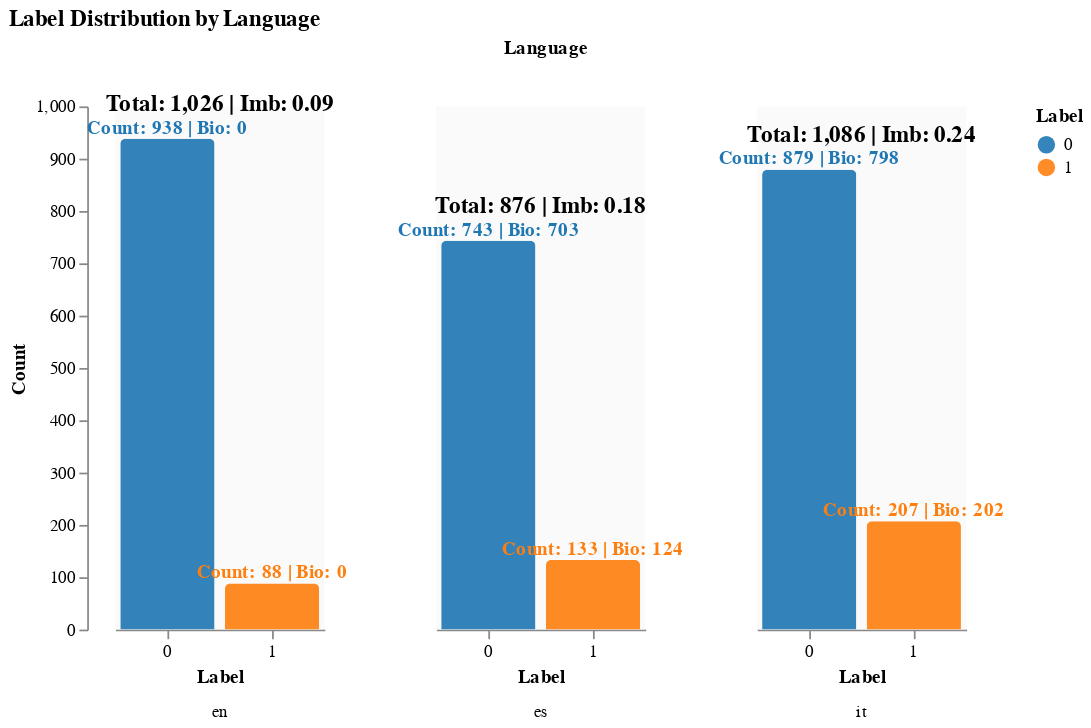

The notebook cell saved with this chart:
### Markdown cell above
# Label Distribution

### Code cell
train_df['label'] = train_df['label'].astype(str)
train_df['lang']  = train_df['lang'].astype(str)
bio_valid = train_df[train_df['bio'].notna() & (train_df['bio'].astype(str).str.strip() != '')]
label_lang_counts = (
    train_df.groupby(['lang', 'label']).size().reset_index(name='count')
)
bio_label_counts = (
    bio_valid.groupby(['lang', 'label']).size().reset_index(name='bio_count')
)
lang_totals = train_df.groupby('lang').size().reset_index(name='total_count')
imbalance_df = (
    label_lang_counts.groupby('lang')['count']
    .agg(lambda x: x.min() / x.max() if x.max() != 0 else np.nan)
    .reset_index(name='imbalance_ratio')
)
merged_df = (
    label_lang_counts
    .merge(bio_label_counts, on=['lang', 'label'], how='left')
    .merge(lang_totals, on='lang', how='left')
    .merge(imbalance_df, on='lang', how='left')
    .fillna({'bio_count': 0})
)



colors = ['#1f77b4', '#ff7f0e', '#2ca02c', '#d62728', '#9467bd']
base = alt.Chart(merged_df).encode(
    x=alt.X('label:N', title='Label'),
    y=alt.Y('count:Q', title='Count'),
    color=alt.Color('label:N', scale=alt.Scale(range=colors), legend=alt.Legend(title='Label')),
    tooltip=[
        alt.Tooltip('lang:N',  title='Language'),
        alt.Tooltip('label:N', title='Label'),
        alt.Tooltip('count:Q', title='Total Samples'),
        alt.Tooltip('bio_count:Q', title='With Bio')
    ]
)
bars = base.mark_bar(opacity=0.9, cornerRadiusTopLeft=3, cornerRadiusTopRight=3)
text_labels = base.mark_text(
    dy=-6,
    fontSize=11,
    fontWeight='bold',
    color='black'
).transform_calculate(
    label_text="'Count: ' + format(datum.count, ',') + ' | Bio: ' + format(datum.bio_count, ',')"
).encode(
    text='label_text:N'
)
totals_dynamic = (
    alt.Chart(merged_df)
    .transform_aggregate(
        max_count='max(count)',
        total_count='max(total_count)',
        imbalance_ratio='max(imbalance_ratio)',
        groupby=['lang']
    )
    .transform_calculate(
        label_text="'Total: ' + format(datum.total_count, ',') + ' | Imb: ' + format(datum.imbalance_ratio, '.2f')"
    )
    .mark_text(
        fontSize=13,
        fontWeight='bold',
        color='black',
        dy=-20
    )
    .encode(
        x=alt.value(60),
        y='max_count:Q',
        text='label_text:N'
    )
)


layered = alt.layer(bars, text_labels, totals_dynamic).properties(width=120, height=300)
final_chart = (
    layered
    .facet(
        column=alt.Column('lang:N', title='Language', header=alt.Header(labelOrient='bottom'))
    )
    .resolve_scale(y='shared')
    .configure_axis(grid=False, labelAngle=0)
    .configure_view(strokeWidth=0, fill='#FAFAFA')
    .properties(title='Label Distribution by Language')
)


final_chart.save(os.path.join(figures_root, 'label_distribution.svg'))
final_chart.save(os.path.join(figures_root, 'label_distribution.pdf'))

final_chart

### Figure 1 — Vega-Lite specification as saved in the notebook (floating-point values rounded to 4 significant figures)
{"config": {"view": {"continuousWidth": 300, "continuousHeight": 300, "fill": "#FAFAFA", "strokeWidth": 0}, "axis": {"grid": false, "labelAngle": 0}}, "data": {"name": "data-6089fac697f07ee07e09d76975c6857e"}, "facet": {"column": {"field": "lang", "header": {"labelOrient": "bottom"}, "title": "Language", "type": "nominal"}}, "spec": {"layer": [{"mark": {"type": "bar", "cornerRadiusTopLeft": 3, "cornerRadiusTopRight": 3, "opacity": 0.9}, "encoding": {"color": {"field": "label", "legend": {"title": "Label"}, "scale": {"range": ["#1f77b4", "#ff7f0e", "#2ca02c", "#d62728", "#9467bd"]}, "type": "nominal"}, "tooltip": [{"field": "lang", "title": "Language", "type": "nominal"}, {"field": "label", "title": "Label", "type": "nominal"}, {"field": "count", "title": "Total Samples", "type": "quantitative"}, {"field": "bio_count", "title": "With Bio", "type": "quantitative"}], "x": {"field": "label", "title": "Label", "type": "nominal"}, "y": {"field": "count", "title": "Count", "type": "quantitative"}}}, {"mark": {"type": "text", "color": "black", "dy": -6, "fontSize": 11, "fontWeight": "bold"}, "encoding": {"color": {"field": "label", "legend": {"title": "Label"}, "scale": {"range": ["#1f77b4", "#ff7f0e", "#2ca02c", "#d62728", "#9467bd"]}, "type": "nominal"}, "text": {"field": "label_text", "type": "nominal"}, "tooltip": [{"field": "lang", "title": "Language", "type": "nominal"}, {"field": "label", "title": "Label", "type": "nominal"}, {"field": "count", "title": "Total Samples", "type": "quantitative"}, {"field": "bio_count", "title": "With Bio", "type": "quantitative"}], "x": {"field": "label", "title": "Label", "type": "nominal"}, "y": {"field": "count", "title": "Count", "type": "quantitative"}}, "transform": [{"calculate": "'Count: ' + format(datum.count, ',') + ' | Bio: ' + format(datum.bio_count, ',')", "as": "label_text"}]}, {"mark": {"type": "text", "color": "black", "dy": -20, "fontSize": 13, "fontWeight": "bold"}, "encoding": {"text": {"field": "label_text", "type": "nominal"}, "x": {"value": 60}, "y": {"field": "max_count", "type": "quantitative"}}, "transform": [{"aggregate": [{"op": "max", "field": "count", "as": "max_count"}, {"op": "max", "field": "total_count", "as": "total_count"}, {"op": "max", "field": "imbalance_ratio", "as": "imbalance_ratio"}], "groupby": ["lang"]}, {"calculate": "'Total: ' + format(datum.total_count, ',') + ' | Imb: ' + format(datum.imbalance_ratio, '.2f')", "as": "label_text"}]}], "height": 300, "width": 120}, "resolve": {"scale": {"y": "shared"}}, "title": "Label Distribution by Language", "$schema": "https://vega.github.io/schema/vega-lite/v5.20.1.json", "datasets": {"data-6089fac697f07ee07e09d76975c6857e": [{"lang": "en", "label": "0", "count": 938, "bio_count": 0.0, "total_count": 1026, "imbalance_ratio": 0.09382}, {"lang": "en", "label": "1", "count": 88, "bio_count": 0.0, "total_count": 1026, "imbalance_ratio": 0.09382}, {"lang": "es", "label": "0", "count": 743, "bio_count": 703.0, "total_count": 876, "imbalance_ratio": 0.179}, {"lang": "es", "label": "1", "count": 133, "bio_count": 124.0, "total_count": 876, "imbalance_ratio": 0.179}, {"lang": "it", "label": "0", "count": 879, "bio_count": 798.0, "total_count": 1086, "imbalance_ratio": 0.2355}, {"lang": "it", "label": "1", "count": 207, "bio_count": 202.0, "total_count": 1086, "imbalance_ratio": 0.2355}]}}
